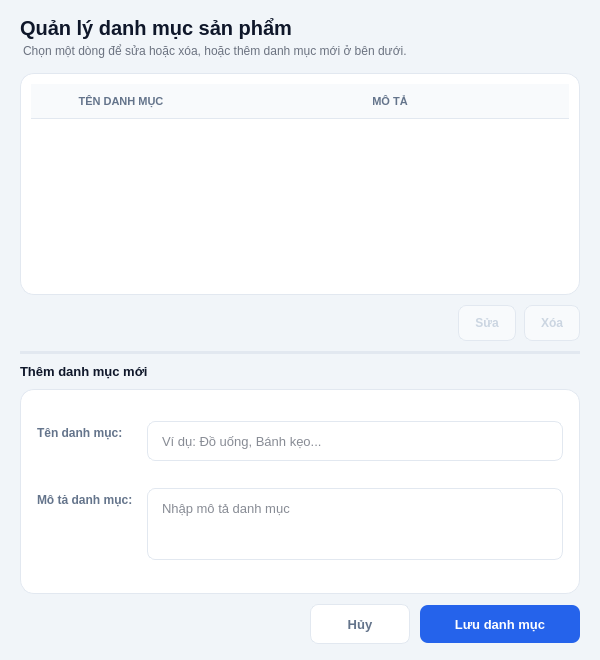
<?xml version="1.0" encoding="UTF-8"?>
<ui version="4.0">
 <class>CategoryManagerDialog</class>
 <widget class="QDialog" name="CategoryManagerDialog">
  <property name="geometry">
   <rect>
    <x>0</x>
    <y>0</y>
    <width>600</width>
    <height>660</height>
   </rect>
  </property>
  <property name="minimumSize">
   <size>
    <width>560</width>
    <height>620</height>
   </size>
  </property>
  <property name="windowTitle">
   <string>Quản lý danh mục</string>
  </property>
  <property name="styleSheet">
   <string notr="true">
QDialog#CategoryManagerDialog {
    background-color: #f1f5f9;
    color: #0f172a;
    font-family: &quot;Segoe UI&quot;, Arial, sans-serif;
}
QWidget#widgetBody {
    background-color: transparent;
}
QLabel {
    background-color: transparent;
    border: none;
    color: #0f172a;
}

QLabel#lblHeaderTitle {
    color: #0f172a;
    padding: 0px;
    margin: 0px;
}
QLabel#lblHeaderSubtitle {
    color: #6b7280;
    font-size: 12px;
    font-weight: normal;
    margin-top: 4px;
}

QLabel#lblFormTitle {
    color: #0f172a;
    font-size: 13px;
    font-weight: 700;
}

QFrame#frameTableCard,
QFrame#frameFormCard {
    background-color: #ffffff;
    border: 1px solid #e2e8f0;
    border-radius: 14px;
}
QFrame#lineSeparator {
    color: #e2e8f0;
    background-color: #e2e8f0;
    border: none;
}

QTableWidget#tblCategories {
    background-color: transparent;
    border: none;
    gridline-color: #f1f5f9;
    font-size: 13px;
    color: #334155;
    outline: none;
}
QTableWidget#tblCategories::item {
    padding: 6px 8px;
    border-bottom: 1px solid #f1f5f9;
}
QTableWidget#tblCategories::item:selected {
    background-color: #eff6ff;
    color: #1d4ed8;
}
QHeaderView::section {
    background-color: #f8fafc;
    color: #64748b;
    font-size: 11px;
    font-weight: 700;
    padding: 8px;
    border: none;
    border-bottom: 1px solid #e2e8f0;
}
QTableCornerButton::section {
    background-color: #f8fafc;
    border: none;
}

QLabel#lblCategoryName,
QLabel#lblDescription {
    color: #64748b;
    font-size: 12px;
    font-weight: 600;
}

QLineEdit#txtCategoryName {
    background-color: #ffffff;
    border: 1px solid #e2e8f0;
    border-radius: 8px;
    padding: 0px 12px;
    min-height: 38px;
    font-size: 13px;
    color: #0f172a;
}
QTextEdit#txtDescription {
    background-color: #ffffff;
    border: 1px solid #e2e8f0;
    border-radius: 8px;
    padding: 8px 10px;
    font-size: 13px;
    color: #0f172a;
}
QLineEdit#txtCategoryName:focus,
QTextEdit#txtDescription:focus {
    border: 1px solid #1d4ed8;
}

QPushButton#btnEditCategory {
    background-color: #ffffff;
    color: #64748b;
    border: 1px solid #e2e8f0;
    border-radius: 8px;
    padding: 0px 16px;
    min-height: 34px;
    font-size: 12px;
    font-weight: bold;
}
QPushButton#btnEditCategory:hover {
    background-color: #eff6ff;
    color: #1d4ed8;
    border: 1px solid #1d4ed8;
}
QPushButton#btnDeleteCategory {
    background-color: #ffffff;
    color: #dc2626;
    border: 1px solid #e2e8f0;
    border-radius: 8px;
    padding: 0px 16px;
    min-height: 34px;
    font-size: 12px;
    font-weight: bold;
}
QPushButton#btnDeleteCategory:hover {
    background-color: #fef2f2;
    border: 1px solid #dc2626;
}
QPushButton#btnEditCategory:disabled,
QPushButton#btnDeleteCategory:disabled {
    background-color: #f8fafc;
    color: #cbd5e1;
    border: 1px solid #e2e8f0;
}

QPushButton#btnSave {
    background-color: #2563eb;
    color: #ffffff;
    border: none;
    border-radius: 8px;
    padding: 0px 20px;
    min-height: 38px;
    font-size: 13px;
    font-weight: 700;
}
QPushButton#btnSave:hover {
    background-color: #1d4ed8;
}
QPushButton#btnSave:pressed {
    background-color: #1e40af;
}
QPushButton#btnSave:disabled {
    background-color: #cbd5e1;
    color: #f8fafc;
}
QPushButton#btnCancel {
    background-color: #ffffff;
    color: #64748b;
    border: 1px solid #e2e8f0;
    border-radius: 8px;
    padding: 0px 20px;
    min-height: 38px;
    font-size: 13px;
    font-weight: bold;
}
QPushButton#btnCancel:hover {
    background-color: #eff6ff;
    color: #1d4ed8;
    border: 1px solid #1d4ed8;
}

QScrollBar:vertical {
    background-color: transparent;
    width: 10px;
    margin: 0px;
    border: none;
}
QScrollBar::handle:vertical {
    background-color: #cbd5e1;
    min-height: 35px;
    border-radius: 5px;
}
QScrollBar::handle:vertical:hover {
    background-color: #94a3b8;
}
QScrollBar::handle:vertical:pressed {
    background-color: #64748b;
}
QScrollBar::add-line:vertical,
QScrollBar::sub-line:vertical {
    height: 0px;
    width: 0px;
    background: transparent;
    border: none;
}
QScrollBar::up-arrow:vertical,
QScrollBar::down-arrow:vertical {
    width: 0px;
    height: 0px;
    background: transparent;
    border: none;
}
QScrollBar::add-page:vertical,
QScrollBar::sub-page:vertical {
    background: transparent;
}
QScrollBar:horizontal {
    background-color: transparent;
    height: 10px;
    margin: 0px;
    border: none;
}
QScrollBar::handle:horizontal {
    background-color: #cbd5e1;
    min-width: 35px;
    border-radius: 5px;
}
QScrollBar::handle:horizontal:hover {
    background-color: #94a3b8;
}
QScrollBar::handle:horizontal:pressed {
    background-color: #64748b;
}
QScrollBar::add-line:horizontal,
QScrollBar::sub-line:horizontal {
    width: 0px;
    height: 0px;
    background: transparent;
    border: none;
}
QScrollBar::left-arrow:horizontal,
QScrollBar::right-arrow:horizontal {
    width: 0px;
    height: 0px;
    background: transparent;
    border: none;
}
QScrollBar::add-page:horizontal,
QScrollBar::sub-page:horizontal {
    background: transparent;
}</string>
  </property>
  <layout class="QVBoxLayout" name="verticalLayout_root">
   <property name="spacing">
    <number>0</number>
   </property>
   <property name="leftMargin">
    <number>0</number>
   </property>
   <property name="topMargin">
    <number>0</number>
   </property>
   <property name="rightMargin">
    <number>0</number>
   </property>
   <property name="bottomMargin">
    <number>0</number>
   </property>
   <item>
    <widget class="QWidget" name="widgetBody" native="true">
     <layout class="QVBoxLayout" name="verticalLayout_body">
      <property name="spacing">
       <number>10</number>
      </property>
      <property name="leftMargin">
       <number>20</number>
      </property>
      <property name="topMargin">
       <number>16</number>
      </property>
      <property name="rightMargin">
       <number>20</number>
      </property>
      <property name="bottomMargin">
       <number>16</number>
      </property>
      <item>
       <layout class="QHBoxLayout" name="horizontalLayout_header">
        <property name="spacing">
         <number>10</number>
        </property>
        <item>
         <layout class="QVBoxLayout" name="verticalLayout_header">
          <property name="spacing">
           <number>0</number>
          </property>
          <property name="bottomMargin">
           <number>5</number>
          </property>
          <item>
           <widget class="QLabel" name="lblHeaderTitle">
            <property name="font">
             <font>
              <pointsize>15</pointsize>
              <bold>true</bold>
             </font>
            </property>
            <property name="text">
             <string>Quản lý danh mục sản phẩm</string>
            </property>
           </widget>
          </item>
          <item>
           <widget class="QLabel" name="lblHeaderSubtitle">
            <property name="text">
             <string>Chọn một dòng để sửa hoặc xóa, hoặc thêm danh mục mới ở bên dưới.</string>
            </property>
           </widget>
          </item>
         </layout>
        </item>
        <item>
         <spacer name="horizontalSpacer_header">
          <property name="orientation">
           <enum>Qt::Orientation::Horizontal</enum>
          </property>
          <property name="sizeHint" stdset="0">
           <size>
            <width>40</width>
            <height>20</height>
           </size>
          </property>
         </spacer>
        </item>
       </layout>
      </item>
      <item>
       <widget class="QFrame" name="frameTableCard">
        <property name="frameShape">
         <enum>QFrame::Shape::NoFrame</enum>
        </property>
        <layout class="QVBoxLayout" name="verticalLayout_tableCard">
         <property name="spacing">
          <number>0</number>
         </property>
         <property name="leftMargin">
          <number>10</number>
         </property>
         <property name="topMargin">
          <number>10</number>
         </property>
         <property name="rightMargin">
          <number>10</number>
         </property>
         <property name="bottomMargin">
          <number>10</number>
         </property>
         <item>
          <widget class="QTableWidget" name="tblCategories">
           <property name="minimumSize">
            <size>
             <width>0</width>
             <height>200</height>
            </size>
           </property>
           <property name="frameShape">
            <enum>QFrame::Shape::NoFrame</enum>
           </property>
           <property name="editTriggers">
            <set>QAbstractItemView::EditTrigger::NoEditTriggers</set>
           </property>
           <property name="alternatingRowColors">
            <bool>false</bool>
           </property>
           <property name="selectionMode">
            <enum>QAbstractItemView::SelectionMode::SingleSelection</enum>
           </property>
           <property name="selectionBehavior">
            <enum>QAbstractItemView::SelectionBehavior::SelectRows</enum>
           </property>
           <property name="showGrid">
            <bool>false</bool>
           </property>
           <attribute name="horizontalHeaderDefaultSectionSize">
            <number>180</number>
           </attribute>
           <attribute name="horizontalHeaderHighlightSections">
            <bool>false</bool>
           </attribute>
           <attribute name="horizontalHeaderStretchLastSection">
            <bool>true</bool>
           </attribute>
           <attribute name="verticalHeaderVisible">
            <bool>false</bool>
           </attribute>
           <attribute name="verticalHeaderDefaultSectionSize">
            <number>38</number>
           </attribute>
           <column>
            <property name="text">
             <string>TÊN DANH MỤC</string>
            </property>
           </column>
           <column>
            <property name="text">
             <string>MÔ TẢ</string>
            </property>
           </column>
          </widget>
         </item>
        </layout>
       </widget>
      </item>
      <item>
       <layout class="QHBoxLayout" name="horizontalLayout_rowActions">
        <property name="spacing">
         <number>8</number>
        </property>
        <item>
         <spacer name="horizontalSpacer_rowActions">
          <property name="orientation">
           <enum>Qt::Orientation::Horizontal</enum>
          </property>
          <property name="sizeHint" stdset="0">
           <size>
            <width>0</width>
            <height>0</height>
           </size>
          </property>
         </spacer>
        </item>
        <item>
         <widget class="QPushButton" name="btnEditCategory">
          <property name="enabled">
           <bool>false</bool>
          </property>
          <property name="cursor">
           <cursorShape>PointingHandCursor</cursorShape>
          </property>
          <property name="text">
           <string>Sửa</string>
          </property>
         </widget>
        </item>
        <item>
         <widget class="QPushButton" name="btnDeleteCategory">
          <property name="enabled">
           <bool>false</bool>
          </property>
          <property name="cursor">
           <cursorShape>PointingHandCursor</cursorShape>
          </property>
          <property name="text">
           <string>Xóa</string>
          </property>
         </widget>
        </item>
       </layout>
      </item>
      <item>
       <widget class="Line" name="lineSeparator">
        <property name="frameShape">
         <enum>QFrame::Shape::HLine</enum>
        </property>
        <property name="frameShadow">
         <enum>QFrame::Shadow::Plain</enum>
        </property>
       </widget>
      </item>
      <item>
       <widget class="QLabel" name="lblFormTitle">
        <property name="text">
         <string>Thêm danh mục mới</string>
        </property>
       </widget>
      </item>
      <item>
       <widget class="QFrame" name="frameFormCard">
        <property name="frameShape">
         <enum>QFrame::Shape::NoFrame</enum>
        </property>
        <layout class="QFormLayout" name="formLayout">
         <property name="labelAlignment">
          <set>Qt::AlignmentFlag::AlignLeading|Qt::AlignmentFlag::AlignLeft|Qt::AlignmentFlag::AlignVCenter</set>
         </property>
         <property name="horizontalSpacing">
          <number>14</number>
         </property>
         <property name="verticalSpacing">
          <number>10</number>
         </property>
         <property name="leftMargin">
          <number>16</number>
         </property>
         <property name="topMargin">
          <number>14</number>
         </property>
         <property name="rightMargin">
          <number>16</number>
         </property>
         <property name="bottomMargin">
          <number>14</number>
         </property>
         <item row="0" column="0">
          <widget class="QLabel" name="lblCategoryName">
           <property name="text">
            <string>Tên danh mục:</string>
           </property>
          </widget>
         </item>
         <item row="0" column="1">
          <widget class="QLineEdit" name="txtCategoryName">
           <property name="placeholderText">
            <string>Ví dụ: Đồ uống, Bánh kẹo...</string>
           </property>
          </widget>
         </item>
         <item row="1" column="0">
          <widget class="QLabel" name="lblDescription">
           <property name="text">
            <string>Mô tả danh mục:</string>
           </property>
          </widget>
         </item>
         <item row="1" column="1">
          <widget class="QTextEdit" name="txtDescription">
           <property name="maximumSize">
            <size>
             <width>16777215</width>
             <height>72</height>
            </size>
           </property>
           <property name="frameShape">
            <enum>QFrame::Shape::NoFrame</enum>
           </property>
           <property name="placeholderText">
            <string>Nhập mô tả danh mục</string>
           </property>
          </widget>
         </item>
        </layout>
       </widget>
      </item>
      <item>
       <layout class="QHBoxLayout" name="horizontalLayout_bottom">
        <property name="spacing">
         <number>10</number>
        </property>
        <item>
         <spacer name="horizontalSpacer_bottom">
          <property name="orientation">
           <enum>Qt::Orientation::Horizontal</enum>
          </property>
          <property name="sizeHint" stdset="0">
           <size>
            <width>0</width>
            <height>0</height>
           </size>
          </property>
         </spacer>
        </item>
        <item>
         <widget class="QPushButton" name="btnCancel">
          <property name="minimumSize">
           <size>
            <width>100</width>
            <height>40</height>
           </size>
          </property>
          <property name="cursor">
           <cursorShape>PointingHandCursor</cursorShape>
          </property>
          <property name="text">
           <string>Hủy</string>
          </property>
         </widget>
        </item>
        <item>
         <widget class="QPushButton" name="btnSave">
          <property name="minimumSize">
           <size>
            <width>160</width>
            <height>38</height>
           </size>
          </property>
          <property name="cursor">
           <cursorShape>PointingHandCursor</cursorShape>
          </property>
          <property name="text">
           <string>Lưu danh mục</string>
          </property>
         </widget>
        </item>
       </layout>
      </item>
     </layout>
    </widget>
   </item>
  </layout>
 </widget>
 <resources/>
 <connections/>
</ui>
